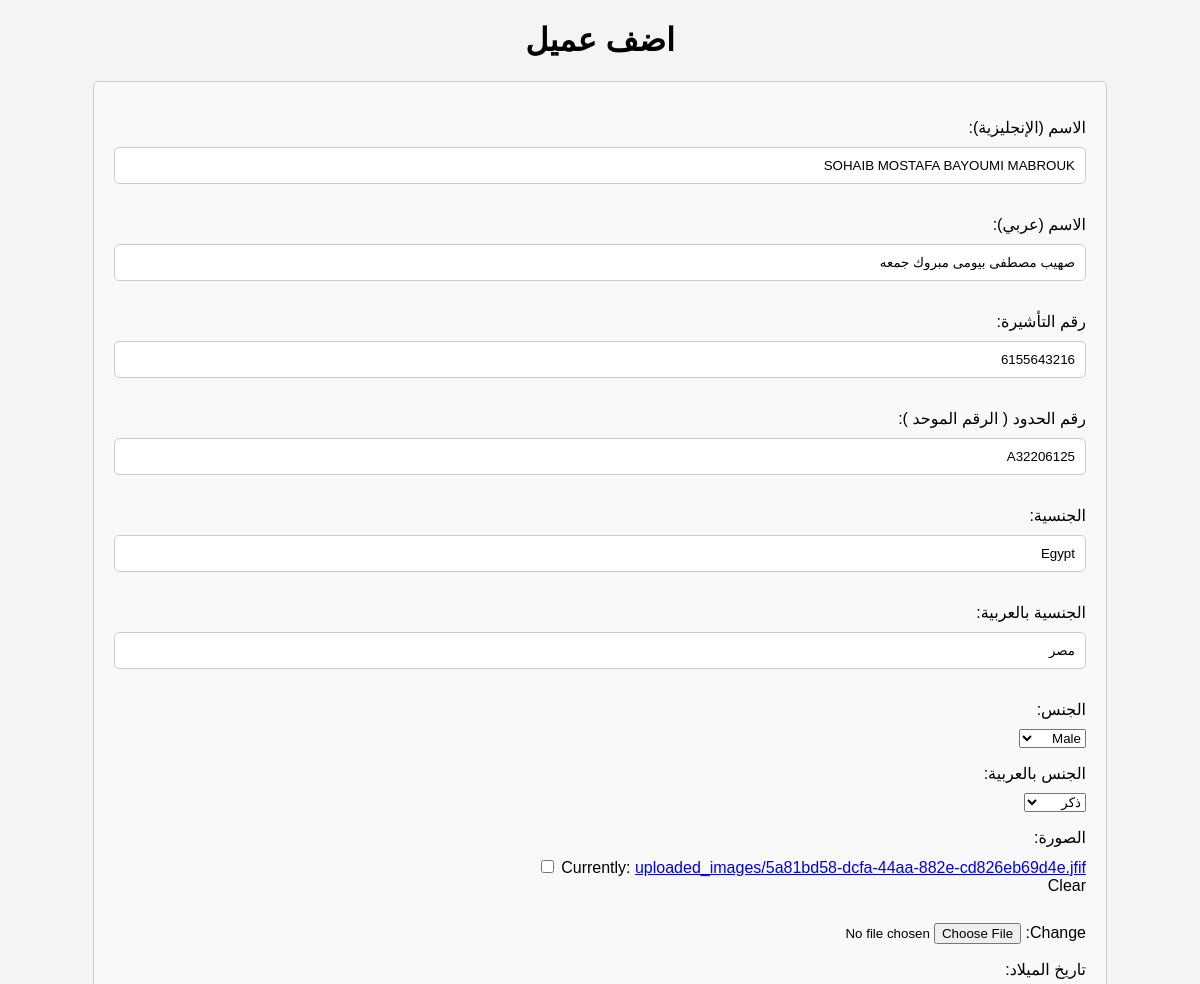
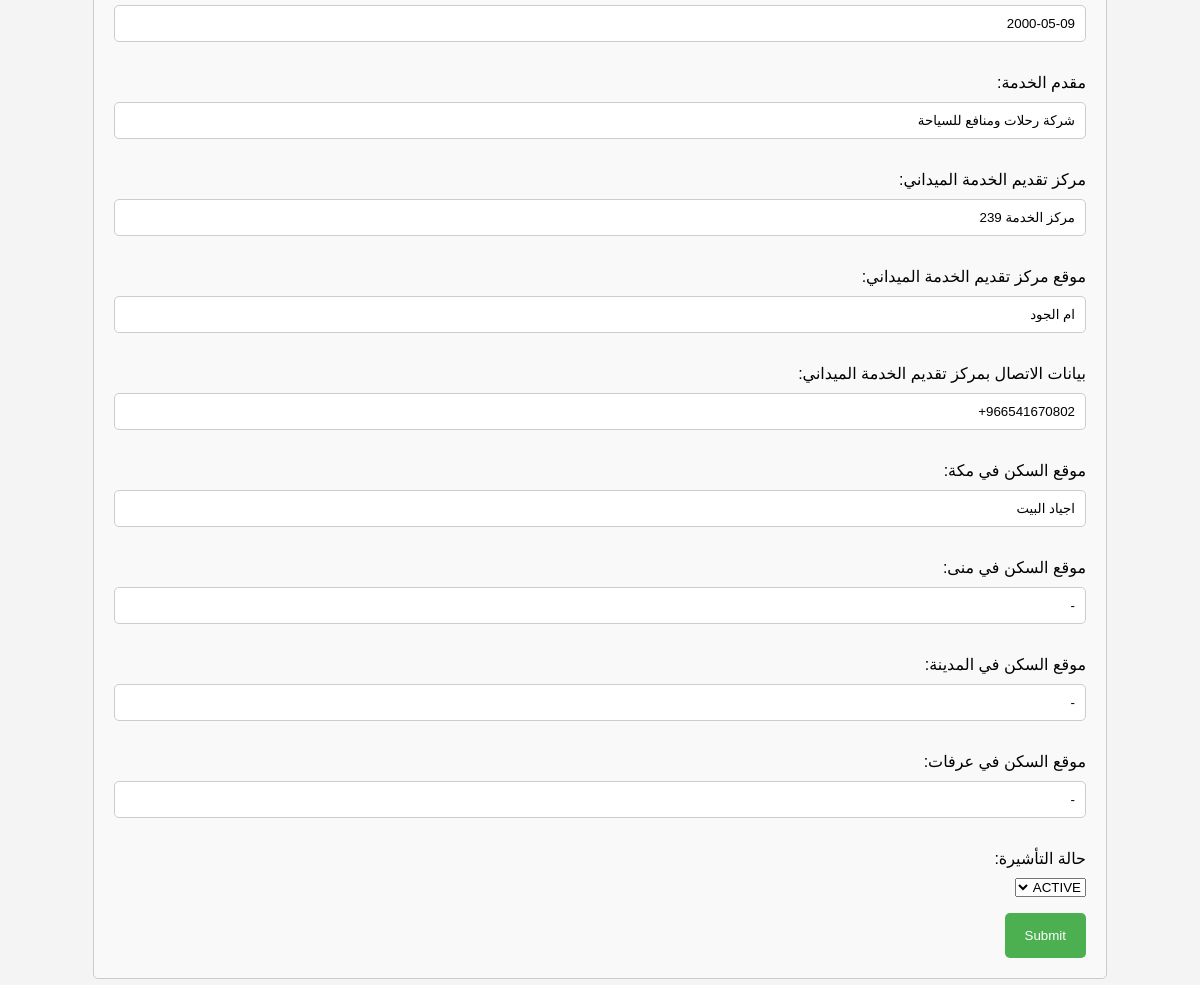
The app's page /customer/edit/2/ (signed in) with its own data (2 pictures, top to bottom).
### myApp/models.py (models this page shows, shortened)
class CustomerProfile(models.Model):
    name                = models.CharField(max_length=350)
    arabicName          = models.CharField(max_length=350)
    visaId              = models.CharField(max_length=20 )
    borderNumber        = models.CharField(max_length=20 )
    nationality         = models.CharField(max_length=20 , default="Egypt")
    arabicNationality   = models.CharField(max_length=20 , default="مصر")
    gender              = models.CharField(max_length=20 , choices=GENDER_CHOICES)
    arabicGender        = models.CharField(max_length=20 , choices=ARABIC_GENDER_CHOICES)
    serviceProvider     = models.CharField(max_length=350 , default="شركة رحلات ومنافع للسياحة")
    serviceCenter       = models.CharField(max_length=350 , default="مركز الخدمة 239")
    serviceCenterLocation= models.CharField(max_length=350 , default="ام الجود")
    serviceCenterContact= models.CharField(max_length=350 , default="966541670802+")
    housingMakkahLocation= models.CharField(max_length=350 , default='اجياد البيت')
    housingMinaLocation= models.CharField(max_length=350 , default='-')
    housingMadinahLocation= models.CharField(max_length=350 , default='-')
    housingArafatLocation= models.CharField(max_length=350 , default='-')
    picture             = models.ImageField(upload_to="uploaded_images", blank=True, null=True)
    visaStatus          = models.CharField(max_length=20, blank=True, null=True, default='ACTIVE', choices=VISA_STATUS_CHOICES)
    dob                 = models.DateField(blank=True, null=True, default=datetime.date.today)

### myApp/views.py (the view)
# urls.py: path('customer/edit/<int:pk>/', edit_customer, name='edit_customer'),
def edit_customer(request, pk):
    if not request.user.is_superuser:
        return HttpResponseForbidden("You are not authorized to access this page.")
    customer = get_object_or_404(CustomerProfile, pk=pk)
    if request.method == 'POST':
        form = CustomerProfileForm(request.POST, request.FILES, instance=customer)
        if form.is_valid():
            form.save()
            return redirect('homepage')
    else:
        form = CustomerProfileForm(instance=customer)
    return render(request, 'edit_form.html', {'form': form})

### templates/edit_form.html (shortened to what this page needs)
<!DOCTYPE html>
<html lang="en">
<head>
    {% load static %}
    <link rel="stylesheet" href="{% static 'css/styles.css'%}">
</head>
<body style="margin: 10px 93px;">
    <h1 style="text-align: center;" >اضف عميل</h1>
    <form method="post" enctype="multipart/form-data" >
        {{ form.as_p }}
        <button type="submit">Submit</button>
    </form>
</body>
</html>

### static/css/styles.css (style rules this page uses)
body { font-family: Arial, sans-serif; direction: rtl; text-align: right; background-color: #f4f4f4; margin: 0; padding: 0; }
form { margin: 20px 0; padding: 20px; border: 1px solid #ccc; border-radius: 5px; background-color: #f9f9f9; }
form label { display: block; margin-bottom: 10px; }
form input[type="text"], form input[type="date"] { width: 100%; padding: 10px; margin-bottom: 15px; border: 1px solid #ccc; border-radius: 5px; box-sizing: border-box; }
form button { background-color: #4CAF50; color: white; padding: 15px 20px; border: none; border-radius: 5px; cursor: pointer; }

### records on screen
CustomerProfile: name "SOHAIB MOSTAFA BAYOUMI MABROUK", arabicName "صهيب مصطفى بيومى مبروك جمعه", visaId "6155643216", borderNumber "A32206125", nationality "Egypt", arabicNationality "مصر", gender "Male", arabicGender "ذكر", dob "2000-05-09", serviceProvider "شركة رحلات ومنافع للسياحة", serviceCenter "مركز الخدمة 239", serviceCenterLocation "ام الجود", serviceCenterContact "966541670802+", housingMakkahLocation "اجياد البيت", housingMinaLocation "-", housingMadinahLocation "-", housingArafatLocation "-", visaStatus "ACTIVE"
